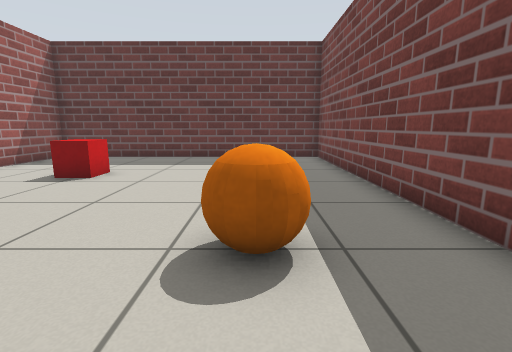
[1] (above)

14 first-person views from a walk through a Gazebo world. The camera is 0.69 m above the floor, tilts 10° down and sees 85° across. The floor is counted in squares, 0.5 m on a side. Each view is taken from the middle of a square. On the plan, view 1 faces up. The plan holds only what a view shows up to about 13 squares ahead; the rest is blank. Surface patterns are stand-ins for the level's own textures.

[2]
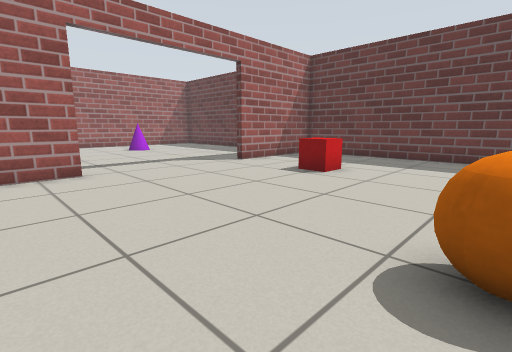

[3]
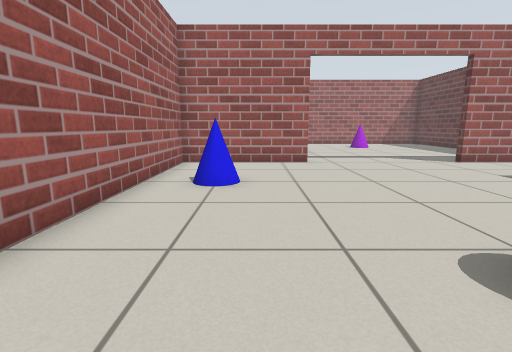

[4]
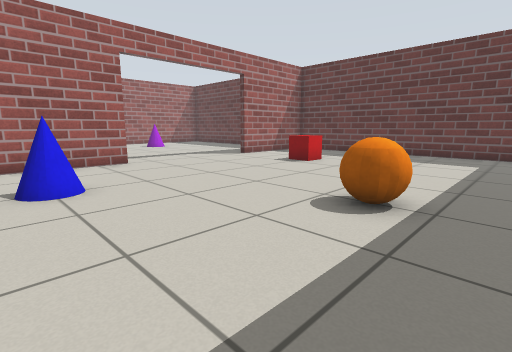

[5]
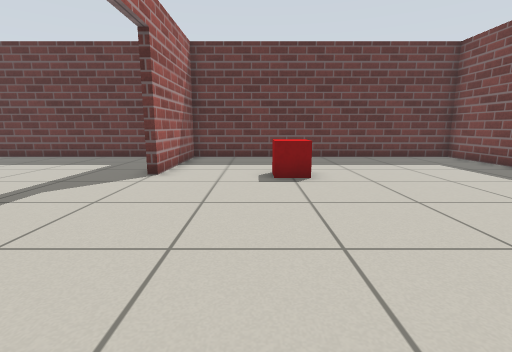

[6]
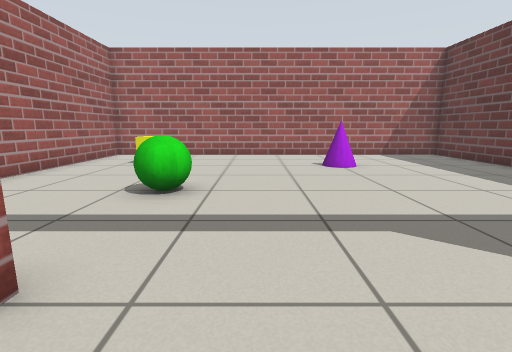

[7]
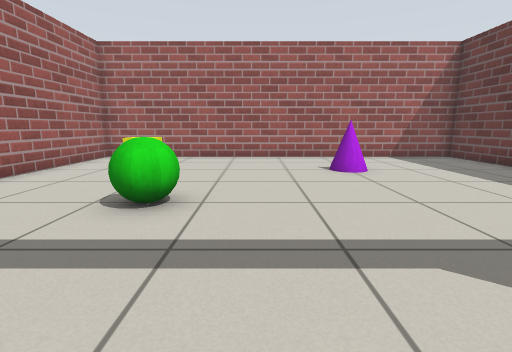

[8]
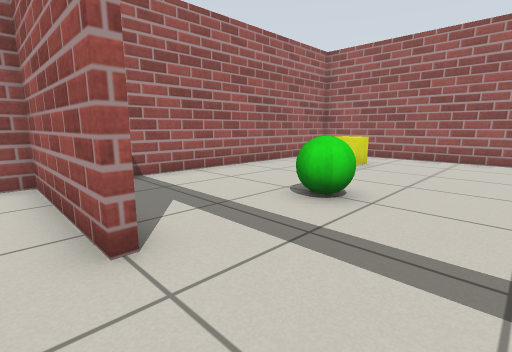

[9]
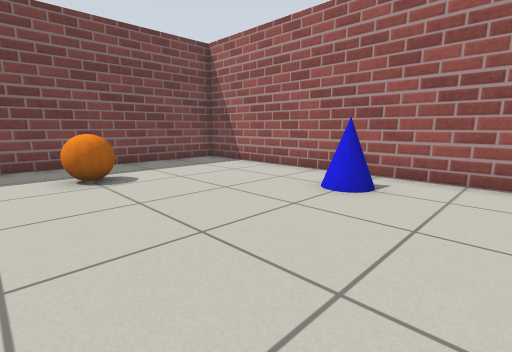

[10]
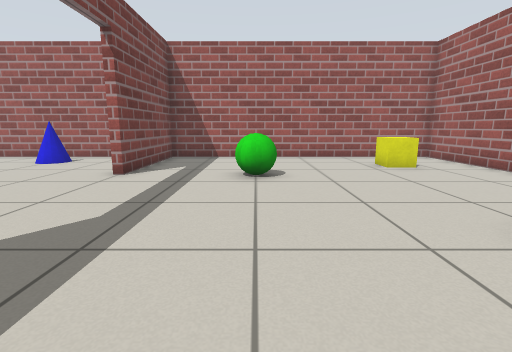

[11]
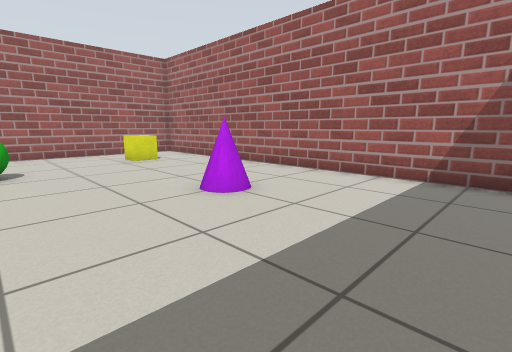

[12]
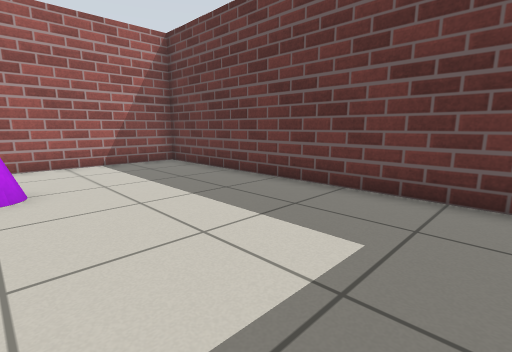

[13]
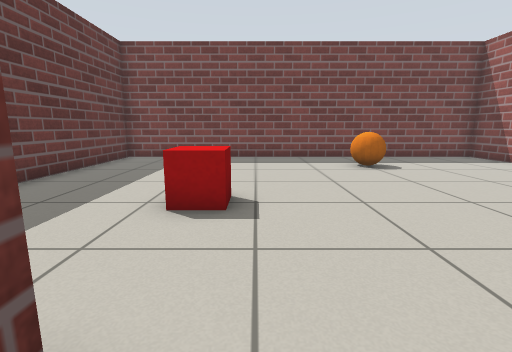

[14]
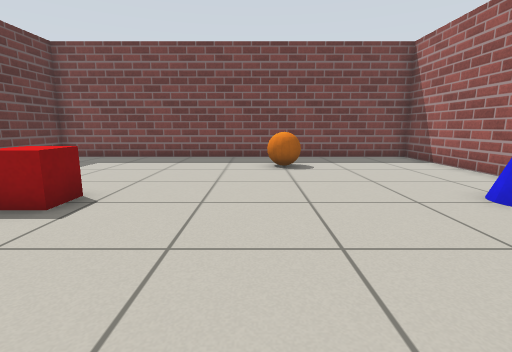

### Floor plan
Ten units are one square. View 1 is at (0, 0); x grows to the right and y downward. Boxes are objects, and circles mark ways between rooms. Rooms are numbered by the first view taken in them; rooms with no view inside come last. Other rooms are left out.
<svg viewBox="-214 -134 247 167">
<path fill="none" stroke="#000" d="M-88 -20 -88 28 28 28 28 -129 -88 -129 -88 -80M-101 -129 -209 -129 -209 28 -92 28 -92 -20"/>
<rect x="-55" y="5" width="10" height="10" fill="#bbb"><title>cone</title></rect>
<rect x="-55" y="-85" width="20" height="20" fill="#bbb"><title>red box</title></rect>
<rect x="-15" y="-45" width="30" height="30" fill="#bbb"><title>orange ball</title></rect>
<rect x="-185" y="-5" width="20" height="20" fill="#bbb"><title>yellow box</title></rect>
<rect x="-175" y="-75" width="10" height="10" fill="#bbb"><title>cone</title></rect>
<rect x="-145" y="-35" width="30" height="20" fill="#bbb"><title>green ball</title></rect>
<circle cx="-90" cy="-50" r="3" fill="#2a7"/>
<text x="-30" y="-50">1</text>
<text x="-150" y="-50">2</text>
</svg>
Room 1 opens to room 2.

Where each view was taken, in squares from view 1:
view 1: 0 up, 0 right, facing up
view 2: 0 up, 0 right, facing up-left
view 3: 0 up, 2 right, facing left
view 4: 2 down, 2 right, facing up-left
view 5: 0 up, 6 left, facing up
view 6: 4 up, 7 left, facing left
view 7: 4 up, 8 left, facing left
view 8: 5 up, 8 left, facing down-left
view 9: 5 up, 8 left, facing down-right
view 10: 10 up, 13 left, facing down
view 11: 12 up, 13 left, facing down-left
view 12: 7 up, 10 left, facing up-left
view 13: 7 up, 10 left, facing right
view 14: 4 up, 10 left, facing right
